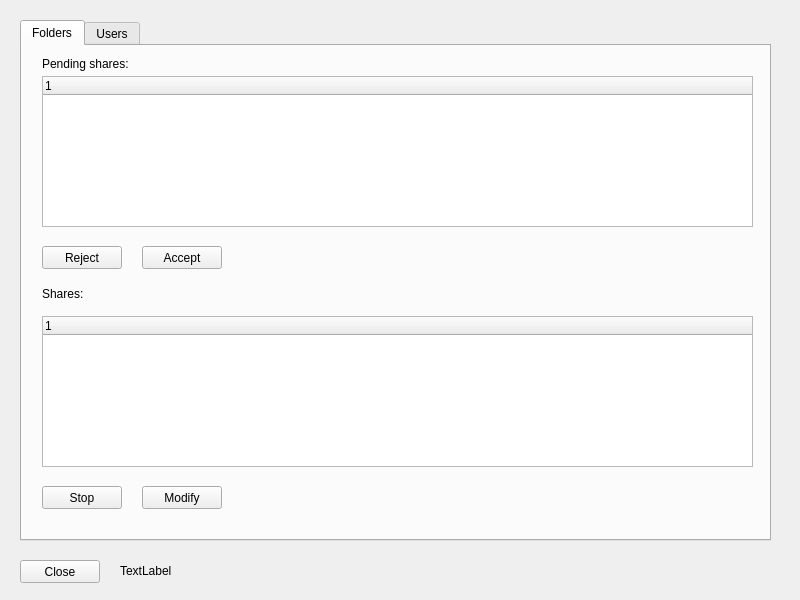
<?xml version="1.0" encoding="UTF-8"?>
<ui version="4.0">
 <class>SharesWindow</class>
 <widget class="QMainWindow" name="SharesWindow">
  <property name="geometry">
   <rect>
    <x>0</x>
    <y>0</y>
    <width>800</width>
    <height>600</height>
   </rect>
  </property>
  <property name="windowTitle">
   <string/>
  </property>
  <widget class="QWidget" name="centralwidget">
   <widget class="QTabWidget" name="tabWidget">
    <property name="geometry">
     <rect>
      <x>20</x>
      <y>20</y>
      <width>751</width>
      <height>521</height>
     </rect>
    </property>
    <property name="currentIndex">
     <number>0</number>
    </property>
    <widget class="QWidget" name="folders">
     <attribute name="title">
      <string>Folders</string>
     </attribute>
     <widget class="QLabel" name="label">
      <property name="geometry">
       <rect>
        <x>20</x>
        <y>10</y>
        <width>151</width>
        <height>16</height>
       </rect>
      </property>
      <property name="text">
       <string>Pending shares:</string>
      </property>
     </widget>
     <widget class="QLabel" name="label_2">
      <property name="geometry">
       <rect>
        <x>20</x>
        <y>240</y>
        <width>151</width>
        <height>16</height>
       </rect>
      </property>
      <property name="text">
       <string>Shares:</string>
      </property>
     </widget>
     <widget class="QTreeWidget" name="pending">
      <property name="geometry">
       <rect>
        <x>20</x>
        <y>30</y>
        <width>711</width>
        <height>151</height>
       </rect>
      </property>
      <column>
       <property name="text">
        <string notr="true">1</string>
       </property>
      </column>
     </widget>
     <widget class="QTreeWidget" name="current">
      <property name="geometry">
       <rect>
        <x>20</x>
        <y>270</y>
        <width>711</width>
        <height>151</height>
       </rect>
      </property>
      <column>
       <property name="text">
        <string notr="true">1</string>
       </property>
      </column>
     </widget>
     <widget class="QPushButton" name="rejectbutton">
      <property name="geometry">
       <rect>
        <x>20</x>
        <y>200</y>
        <width>80</width>
        <height>23</height>
       </rect>
      </property>
      <property name="text">
       <string>Reject</string>
      </property>
     </widget>
     <widget class="QPushButton" name="acceptbutton">
      <property name="geometry">
       <rect>
        <x>120</x>
        <y>200</y>
        <width>80</width>
        <height>23</height>
       </rect>
      </property>
      <property name="text">
       <string>Accept</string>
      </property>
     </widget>
     <widget class="QPushButton" name="stopbutton">
      <property name="geometry">
       <rect>
        <x>20</x>
        <y>440</y>
        <width>80</width>
        <height>23</height>
       </rect>
      </property>
      <property name="text">
       <string>Stop</string>
      </property>
     </widget>
     <widget class="QPushButton" name="modifybutton">
      <property name="geometry">
       <rect>
        <x>120</x>
        <y>440</y>
        <width>80</width>
        <height>23</height>
       </rect>
      </property>
      <property name="text">
       <string>Modify</string>
      </property>
     </widget>
    </widget>
    <widget class="QWidget" name="users">
     <attribute name="title">
      <string>Users</string>
     </attribute>
    </widget>
   </widget>
   <widget class="QPushButton" name="closebutton">
    <property name="geometry">
     <rect>
      <x>20</x>
      <y>560</y>
      <width>80</width>
      <height>23</height>
     </rect>
    </property>
    <property name="text">
     <string>Close</string>
    </property>
   </widget>
   <widget class="QLabel" name="error">
    <property name="geometry">
     <rect>
      <x>120</x>
      <y>560</y>
      <width>651</width>
      <height>21</height>
     </rect>
    </property>
    <property name="text">
     <string>TextLabel</string>
    </property>
   </widget>
  </widget>
 </widget>
 <resources/>
 <connections/>
</ui>
